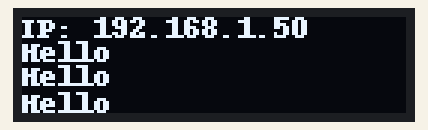
This program was run on a simulated Raspberry Pi (BCM pin numbers), started with the arguments Hello Hello Hello. On the bench: 128×32 one-colour display. System figures (address, load, memory, disk, uptime) are fixed made-up values; what the program prints to the terminal is not drawn. At 0.1 s the program stops and its outputs stay as they are.

Above: at 0.1 s.

The program:

updateDisplay.py
```python
import sys
import Adafruit_GPIO.SPI as SPI
import Adafruit_SSD1306
import subprocess

from PIL import Image
from PIL import ImageDraw
from PIL import ImageFont

print "This is the name of the script: ", sys.argv[0]
print "Number of arguments: ", len(sys.argv)
print "The arguments are: " , str(sys.argv)

# Raspberry Pi pin configuration:
RST = None     # on the PiOLED this pin isnt used
# Note the following are only used with SPI:
DC = 23
SPI_PORT = 0
SPI_DEVICE = 0


# 128x32 display with hardware I2C:
disp = Adafruit_SSD1306.SSD1306_128_32(rst=RST)


# Initialize library.
disp.begin()

# Create blank image for drawing.
# Make sure to create image with mode '1' for 1-bit color.
width = disp.width
height = disp.height
image = Image.new('1', (width, height))

# Get drawing object to draw on image.
draw = ImageDraw.Draw(image)

# Draw some shapes.
# First define some constants to allow easy resizing of shapes.
padding = -2
top = padding
bottom = height-padding
# Move left to right keeping track of the current x position for drawing shapes.
x = 0

# Load default font.
font = ImageFont.load_default()

cmd = "hostname -I | cut -d\' \' -f1"
IP = subprocess.check_output(cmd, shell = True )
draw.text((x, top),       "IP: " + str(IP),  font=font, fill=255)


if(len(sys.argv) >1):
	draw.text((x, top+8),     str(sys.argv[1]), font=font, fill=255)
if(len(sys.argv) >2):
	draw.text((x, top+16),    str(sys.argv[2]),  font=font, fill=255)
if(len(sys.argv) >3):
		draw.text((x, top+25),    str(sys.argv[3]),  font=font, fill=255)

# Display image.
disp.image(image)
disp.display()
```
